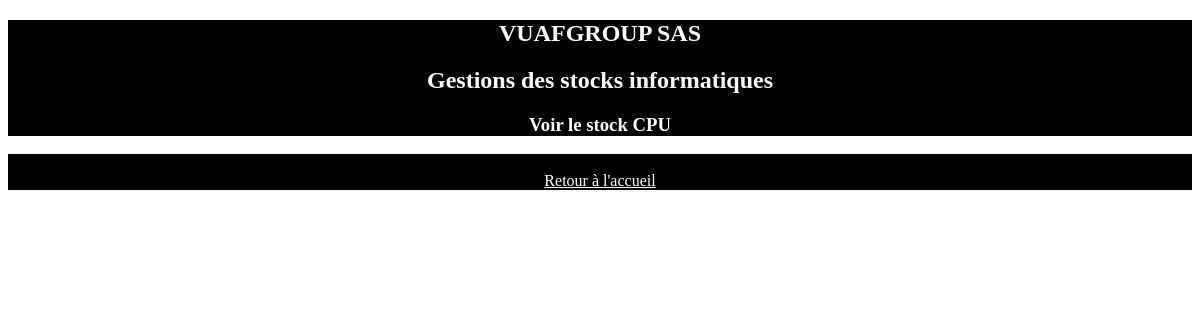
The page /gestion/show/cpu on the database as committed earlier.
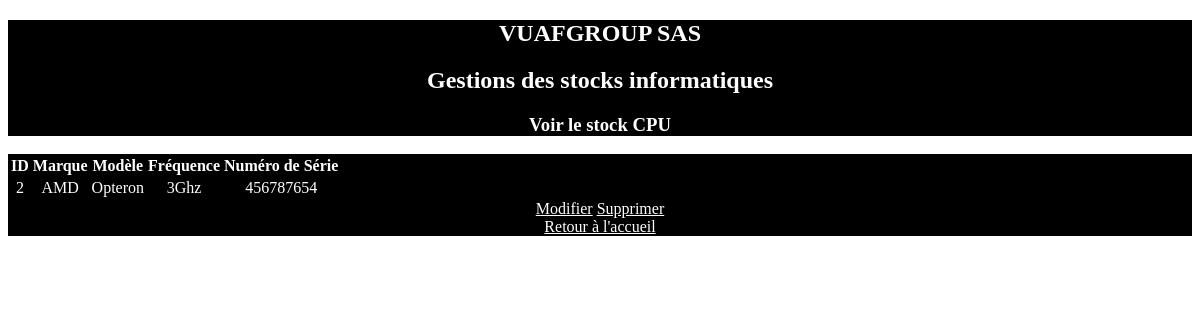
The same page on the database as committed later.
### gestion/models.py (models this page shows, shortened)
class CPU(models.Model):
    Marque = models.ForeignKey(Marque, on_delete=models.CASCADE)
    Modèle = models.CharField(max_length = 100)
    Fréquence = models.CharField(max_length = 10)
    SN = models.CharField(max_length=20)
    def __str__(self):
        chaine = f"CPU {self.Marque}, modèle {self.Modèle}, avec une fréquence de {self.Fréquence} "
        return chaine

class Marque(models.Model):
    Marque = models.CharField(max_length=100)
    def __str__(self):
        chaine = f"{self.Marque}"
        return chaine

### gestion/views.py (the view)
# urls.py: path('show/cpu', views.showcpu),
def showcpu(request):
    queryset = models.CPU.objects.all()
    print(queryset)
    print(len(queryset))
    return render(request,"gestion/showcpu.html",{"gestion_cpu" : queryset})

### gestion/templates/gestion/showcpu.html
{% extends "gestion/main.html" %}
        {% block content %}
    <h3 class="titre">Voir le stock CPU</h3>
    </section>
<section>
    {% for Cpu in gestion_cpu %}
    <table class="table is-fullwidth is-hoverable">
        <thead>
          <tr>
            <th>ID</th>
            <th>Marque</th>
            <th>Modèle</th>
            <th>Fréquence</th>
            <th>Numéro de Série</th>
          </tr>
        </thead>
        <tbody>
          <tr>
            <td>{{Cpu.id}}</td>
            <td>{{Cpu.Marque}}</td>
            <td>{{Cpu.Modèle}}</td>
            <td>{{Cpu.Fréquence}}</td>
            <td>{{Cpu.SN}}</td>
          </tr>
        </tbody>
      </table>
      <a href='cpu/update/{{Cpu.id}}'class='bouton'>Modifier</a>
      <a href='cpu/delete/{{Cpu.id}}'class='bouton'>Supprimer</a>
{% endfor %}
<br>
<a href='/gestion/index'class="bouton">Retour à l'accueil</a>
{% endblock %}

Rows that differ between the two databases and show on the page:
added CPU: id "2", Marque "AMD", Modèle "Opteron", Fréquence "3Ghz", SN "456787654"
